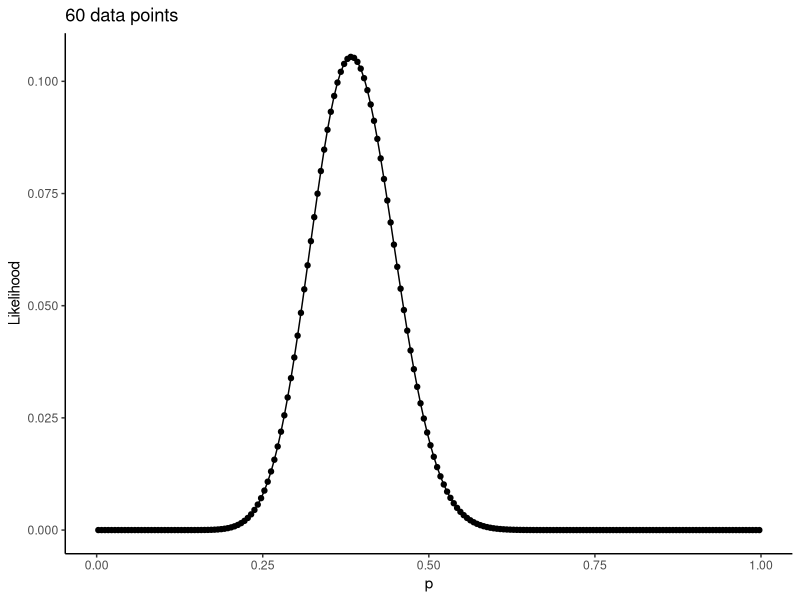
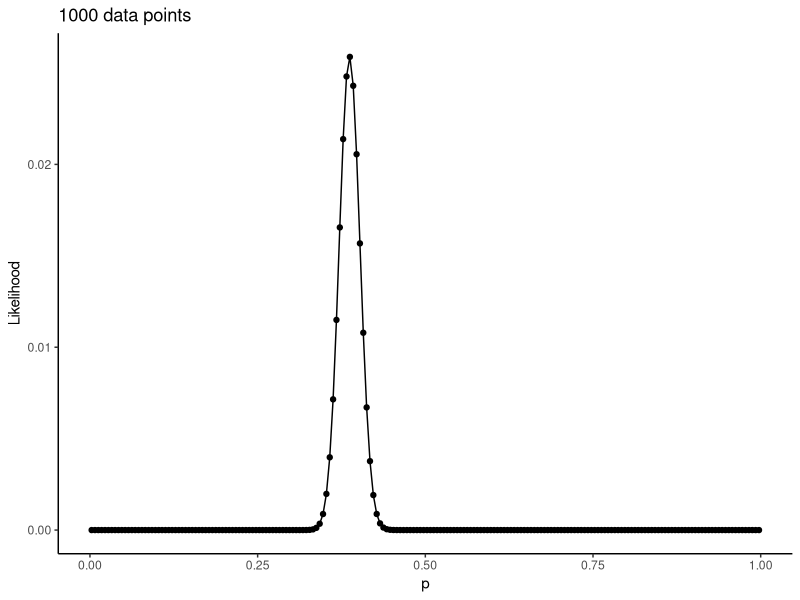
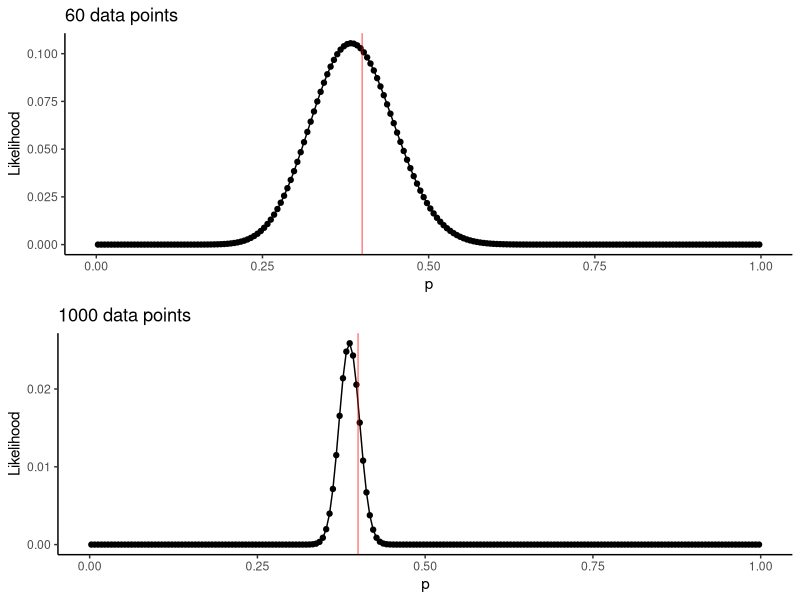

Generate these figures, in order, with R:
library(ggplot2)

# synthetic (simulated) data.
# Let's imagine we toss a coin 60 times. We don't know if the coin is fair
# (unbiased) or not

#'Heads' = 1, 'Tails' = 0
d <- rbinom(n = 60, size = 1, prob = 0.4)
table(d)

#Definition of likelihood: What's the probability of the data, for a given model? 
# Here, our model is very simple: we wish to infer the probability (p) of tossing 
# the coin and obtaining 'Heads'. 

# Let's calculate the likelihood for 200 values of p. Remember p is a probability,
# so it's value must lie between 0 and 1
p_list <- seq(0.0025,1,0.005)

#To calculate the likelihood, we need the probability distrbution for the Binomial 
# Distribution (technically, for a discrete varaible, this is the 'probability mass function', or PMF)

#What is the likelihood of the data for a model with p=0.1?
number_of_heads <- sum(d)
number_of_trials <- length(d)
dbinom(x = number_of_heads, size = number_of_trials, prob = 0.1)

#These numbers are often very small! Often, it is easier to work with the log of the 
# likelihood (the "log-likelihood"), like this: 

dbinom(x = number_of_heads, size = number_of_trials, prob = 0.1, log = T)

# We want to find the model with the maximum value of the likelihood
# This is the same as the model with the maximum log-likelihood

#Let's vary p, calculating the likelihood each time
# (for more complicated models, it is easier to use the log-likelihood,
# but we won't do this for this simple model)

LL <- rep(0,length(p_list)) # a vector to store the likelihood values
for(j in 1:length(p_list)){
  LL[j] <- dbinom(x = number_of_heads, size = number_of_trials, prob = p_list[j], log = F)
}

#Now we can plot the relationship between p and the log-likelihood
plot1 <- ggplot(data = data.frame('p' = p_list, 'LL' = LL)) + 
  geom_point(aes(x = p, y = LL)) + theme_classic() + ylab('Likelihood') +
  geom_line(aes(x = p, y = LL)) + ggtitle('60 data points')
plot1

#for which value of p do we find the maximum likelihood? 
which.max(LL) # this tells us which element in the vector LL has the max value
p_list[which.max(LL)] # This is the Maximum Likelihood estimate for p

#Let's repeat the analysis. This time we have more data- we toss the same coin 1000 times

d2 <- rbinom(n = 1000, size = 1, prob = 0.4)
table(d2)

number_of_heads2 <- sum(d2)
number_of_trials2 <- length(d2)

LL2 <- rep(0,length(p_list)) # a vector to store the likelihood values
for(j in 1:length(p_list)){
  LL2[j] <- dbinom(x = number_of_heads2, size = number_of_trials2, prob = p_list[j], log = F)
}

#Now we can plot the relationship between p and the log-likelihood for both 
# cases (60 coin tosses, and 1000 coin tosses)
plot2 <- ggplot() + 
  geom_point(data = data.frame('p' = p_list, 'LL' = LL2), aes(x = p, y = LL)) + theme_classic() + 
  geom_line(data = data.frame('p' = p_list, 'LL' = LL2), aes(x = p, y = LL)) + 
  ggtitle('1000 data points') + ylab('Likelihood')
plot2

# Let's look at the two plots together.
# Also, let's add the true value for p (remember, we simulated the data!)
library(cowplot)
cowplot::plot_grid(plot1 + geom_vline(xintercept = 0.4, color = 'red', alpha = .5), 
                   plot2 + geom_vline(xintercept = 0.4, color = 'red', alpha = .5), 
                   nrow = 2)

# The likelihood plot for parameter p becomes narrower when we have more data-
# because we are more confident in our estimate!


################################################################################
########################      Confidence intervals        ######################
################################################################################

#There are various ways to estimate the confidence intervals,
# A versatile option is via a 'bootstrap', where we resample our data,
# it is a bit like making lots of different datasets from only one dataset.

#The process involves:
# (i) Take the dataset and resample (with replacement), to randomly create a 
# 'new' dataset.
# (ii) Calculate the maximum likelihood value for p for this dataset
# Then we resample the data, and repeat the process!

#This example motivated by this webpost: 
#https://www.r-bloggers.com/2022/12/how-to-perform-bootstrapping-in-r/

#This is the library we'll need
library(boot)

# Now, we need to write a function that returns the statistic (in our case,
# the value of p that maximises the likelihood).
#The function arguments need to include 'data' and 'indices'. This is because
# the boot() function will use these arguments to resample the data
ML_function <- function(data, indices){
  
  #sample from the data
  dat2 <- data[indices]
  
  p_list <- seq(0.0025,1,0.005)
  
  number_of_heads2 <- sum(dat2)
  number_of_trials2 <- length(dat2)
  
  LL2 <- rep(0,length(p_list)) # a vector to store the likelihood values
  for(j in 1:length(p_list)){
    LL2[j] <- dbinom(x = number_of_heads2, size = number_of_trials2, prob = p_list[j], log = F)
  }
  
  #Return the Maximum Likelihood estimate for p
  return(p_list[which.max(LL2)]) # This is the Maximum Likelihood estimate for p
  
}

#Resample the data 1000 times, each time calculating the maximum likelihood
bootobj <- boot(data = d, statistic = ML_function, R = 1000)
bootobj

#Calculate the 95% confidence intervals for the ML
boot.ci(bootobj, conf = 0.95, type = "basic")
